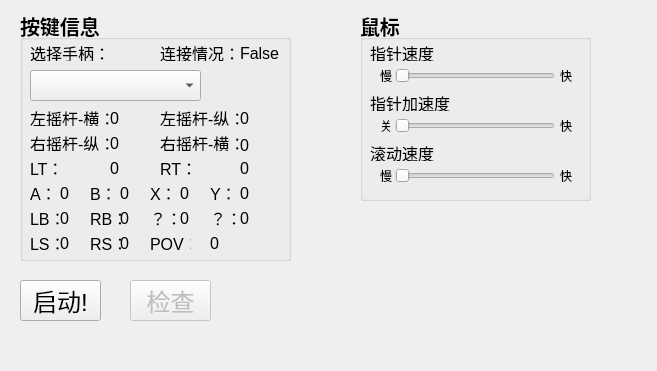
<?xml version="1.0" encoding="UTF-8"?>
<ui version="4.0">
 <class>Widget</class>
 <widget class="QWidget" name="Widget">
  <property name="geometry">
   <rect>
    <x>0</x>
    <y>0</y>
    <width>657</width>
    <height>371</height>
   </rect>
  </property>
  <property name="windowTitle">
   <string>Widget</string>
  </property>
  <widget class="QGroupBox" name="groupBox_mouse">
   <property name="geometry">
    <rect>
     <x>360</x>
     <y>10</y>
     <width>231</width>
     <height>191</height>
    </rect>
   </property>
   <property name="font">
    <font>
     <pointsize>15</pointsize>
     <bold>true</bold>
    </font>
   </property>
   <property name="title">
    <string>鼠标</string>
   </property>
   <widget class="QSlider" name="horizontalSlider_speed">
    <property name="geometry">
     <rect>
      <x>35</x>
      <y>58</y>
      <width>160</width>
      <height>16</height>
     </rect>
    </property>
    <property name="orientation">
     <enum>Qt::Horizontal</enum>
    </property>
   </widget>
   <widget class="QSlider" name="horizontalSlider_acceleration">
    <property name="geometry">
     <rect>
      <x>35</x>
      <y>108</y>
      <width>160</width>
      <height>16</height>
     </rect>
    </property>
    <property name="orientation">
     <enum>Qt::Horizontal</enum>
    </property>
   </widget>
   <widget class="QSlider" name="horizontalSlider_scroll">
    <property name="geometry">
     <rect>
      <x>35</x>
      <y>158</y>
      <width>160</width>
      <height>16</height>
     </rect>
    </property>
    <property name="orientation">
     <enum>Qt::Horizontal</enum>
    </property>
   </widget>
   <widget class="QLabel" name="label_title_1">
    <property name="geometry">
     <rect>
      <x>10</x>
      <y>35</y>
      <width>80</width>
      <height>16</height>
     </rect>
    </property>
    <property name="font">
     <font>
      <pointsize>12</pointsize>
      <bold>false</bold>
     </font>
    </property>
    <property name="text">
     <string>指针速度</string>
    </property>
   </widget>
   <widget class="QLabel" name="label_title_2">
    <property name="geometry">
     <rect>
      <x>10</x>
      <y>85</y>
      <width>80</width>
      <height>16</height>
     </rect>
    </property>
    <property name="font">
     <font>
      <pointsize>12</pointsize>
      <bold>false</bold>
     </font>
    </property>
    <property name="text">
     <string>指针加速度</string>
    </property>
   </widget>
   <widget class="QLabel" name="label_title_3">
    <property name="geometry">
     <rect>
      <x>10</x>
      <y>135</y>
      <width>80</width>
      <height>16</height>
     </rect>
    </property>
    <property name="font">
     <font>
      <pointsize>12</pointsize>
      <bold>false</bold>
     </font>
    </property>
    <property name="text">
     <string>滚动速度</string>
    </property>
   </widget>
   <widget class="QLabel" name="label_item_1">
    <property name="geometry">
     <rect>
      <x>20</x>
      <y>58</y>
      <width>15</width>
      <height>15</height>
     </rect>
    </property>
    <property name="font">
     <font>
      <pointsize>9</pointsize>
      <bold>false</bold>
     </font>
    </property>
    <property name="text">
     <string>慢</string>
    </property>
   </widget>
   <widget class="QLabel" name="label_item_2">
    <property name="geometry">
     <rect>
      <x>200</x>
      <y>58</y>
      <width>15</width>
      <height>15</height>
     </rect>
    </property>
    <property name="font">
     <font>
      <pointsize>9</pointsize>
      <bold>false</bold>
     </font>
    </property>
    <property name="text">
     <string>快</string>
    </property>
   </widget>
   <widget class="QLabel" name="label_item_3">
    <property name="geometry">
     <rect>
      <x>20</x>
      <y>108</y>
      <width>15</width>
      <height>15</height>
     </rect>
    </property>
    <property name="font">
     <font>
      <pointsize>9</pointsize>
      <bold>false</bold>
     </font>
    </property>
    <property name="text">
     <string>关</string>
    </property>
   </widget>
   <widget class="QLabel" name="label_item_4">
    <property name="geometry">
     <rect>
      <x>200</x>
      <y>108</y>
      <width>15</width>
      <height>15</height>
     </rect>
    </property>
    <property name="font">
     <font>
      <pointsize>9</pointsize>
      <bold>false</bold>
     </font>
    </property>
    <property name="text">
     <string>快</string>
    </property>
   </widget>
   <widget class="QLabel" name="label_item_5">
    <property name="geometry">
     <rect>
      <x>20</x>
      <y>158</y>
      <width>15</width>
      <height>15</height>
     </rect>
    </property>
    <property name="font">
     <font>
      <pointsize>9</pointsize>
      <bold>false</bold>
     </font>
    </property>
    <property name="text">
     <string>慢</string>
    </property>
   </widget>
   <widget class="QLabel" name="label_item_6">
    <property name="geometry">
     <rect>
      <x>200</x>
      <y>158</y>
      <width>15</width>
      <height>15</height>
     </rect>
    </property>
    <property name="font">
     <font>
      <pointsize>9</pointsize>
      <bold>false</bold>
     </font>
    </property>
    <property name="text">
     <string>快</string>
    </property>
   </widget>
  </widget>
  <widget class="QPushButton" name="pushButtonStart">
   <property name="geometry">
    <rect>
     <x>20</x>
     <y>280</y>
     <width>81</width>
     <height>41</height>
    </rect>
   </property>
   <property name="font">
    <font>
     <pointsize>18</pointsize>
    </font>
   </property>
   <property name="text">
    <string>启动!</string>
   </property>
  </widget>
  <widget class="QGroupBox" name="groupBox_joystick">
   <property name="geometry">
    <rect>
     <x>20</x>
     <y>10</y>
     <width>271</width>
     <height>251</height>
    </rect>
   </property>
   <property name="font">
    <font>
     <pointsize>15</pointsize>
     <bold>true</bold>
    </font>
   </property>
   <property name="title">
    <string>按键信息</string>
   </property>
   <widget class="QLabel" name="label">
    <property name="geometry">
     <rect>
      <x>140</x>
      <y>35</y>
      <width>80</width>
      <height>16</height>
     </rect>
    </property>
    <property name="font">
     <font>
      <pointsize>12</pointsize>
      <bold>false</bold>
     </font>
    </property>
    <property name="text">
     <string>连接情况：</string>
    </property>
   </widget>
   <widget class="QLabel" name="label_exist">
    <property name="geometry">
     <rect>
      <x>220</x>
      <y>37</y>
      <width>40</width>
      <height>12</height>
     </rect>
    </property>
    <property name="font">
     <font>
      <pointsize>12</pointsize>
      <bold>false</bold>
     </font>
    </property>
    <property name="text">
     <string>False</string>
    </property>
   </widget>
   <widget class="QLabel" name="label_axis2">
    <property name="geometry">
     <rect>
      <x>220</x>
      <y>127</y>
      <width>40</width>
      <height>16</height>
     </rect>
    </property>
    <property name="font">
     <font>
      <pointsize>12</pointsize>
      <bold>false</bold>
     </font>
    </property>
    <property name="text">
     <string>0</string>
    </property>
   </widget>
   <widget class="QLabel" name="label_axis3">
    <property name="geometry">
     <rect>
      <x>90</x>
      <y>127</y>
      <width>40</width>
      <height>12</height>
     </rect>
    </property>
    <property name="font">
     <font>
      <pointsize>12</pointsize>
      <bold>false</bold>
     </font>
    </property>
    <property name="text">
     <string>0</string>
    </property>
   </widget>
   <widget class="QLabel" name="label_axis4">
    <property name="geometry">
     <rect>
      <x>90</x>
      <y>152</y>
      <width>40</width>
      <height>12</height>
     </rect>
    </property>
    <property name="font">
     <font>
      <pointsize>12</pointsize>
      <bold>false</bold>
     </font>
    </property>
    <property name="text">
     <string>0</string>
    </property>
   </widget>
   <widget class="QLabel" name="label_axis5">
    <property name="geometry">
     <rect>
      <x>220</x>
      <y>152</y>
      <width>40</width>
      <height>12</height>
     </rect>
    </property>
    <property name="font">
     <font>
      <pointsize>12</pointsize>
      <bold>false</bold>
     </font>
    </property>
    <property name="text">
     <string>0</string>
    </property>
   </widget>
   <widget class="QLabel" name="label_4">
    <property name="geometry">
     <rect>
      <x>140</x>
      <y>125</y>
      <width>80</width>
      <height>16</height>
     </rect>
    </property>
    <property name="font">
     <font>
      <pointsize>12</pointsize>
      <bold>false</bold>
     </font>
    </property>
    <property name="text">
     <string>右摇杆-横：</string>
    </property>
   </widget>
   <widget class="QLabel" name="label_5">
    <property name="geometry">
     <rect>
      <x>10</x>
      <y>125</y>
      <width>80</width>
      <height>16</height>
     </rect>
    </property>
    <property name="font">
     <font>
      <pointsize>12</pointsize>
      <bold>false</bold>
     </font>
    </property>
    <property name="text">
     <string>右摇杆-纵：</string>
    </property>
   </widget>
   <widget class="QLabel" name="label_6">
    <property name="geometry">
     <rect>
      <x>10</x>
      <y>150</y>
      <width>80</width>
      <height>16</height>
     </rect>
    </property>
    <property name="font">
     <font>
      <pointsize>12</pointsize>
      <bold>false</bold>
     </font>
    </property>
    <property name="text">
     <string>LT：</string>
    </property>
   </widget>
   <widget class="QLabel" name="label_7">
    <property name="geometry">
     <rect>
      <x>140</x>
      <y>150</y>
      <width>80</width>
      <height>16</height>
     </rect>
    </property>
    <property name="font">
     <font>
      <pointsize>12</pointsize>
      <bold>false</bold>
     </font>
    </property>
    <property name="text">
     <string>RT：</string>
    </property>
   </widget>
   <widget class="QComboBox" name="comboBox">
    <property name="geometry">
     <rect>
      <x>10</x>
      <y>60</y>
      <width>171</width>
      <height>31</height>
     </rect>
    </property>
    <property name="font">
     <font>
      <pointsize>10</pointsize>
      <bold>false</bold>
     </font>
    </property>
   </widget>
   <widget class="QLabel" name="label_8">
    <property name="geometry">
     <rect>
      <x>10</x>
      <y>35</y>
      <width>80</width>
      <height>16</height>
     </rect>
    </property>
    <property name="font">
     <font>
      <pointsize>12</pointsize>
      <bold>false</bold>
     </font>
    </property>
    <property name="text">
     <string>选择手柄：</string>
    </property>
   </widget>
   <widget class="QLabel" name="label_2">
    <property name="geometry">
     <rect>
      <x>10</x>
      <y>100</y>
      <width>80</width>
      <height>16</height>
     </rect>
    </property>
    <property name="font">
     <font>
      <pointsize>12</pointsize>
      <bold>false</bold>
     </font>
    </property>
    <property name="text">
     <string>左摇杆-横：</string>
    </property>
   </widget>
   <widget class="QLabel" name="label_axis1">
    <property name="geometry">
     <rect>
      <x>220</x>
      <y>102</y>
      <width>40</width>
      <height>12</height>
     </rect>
    </property>
    <property name="font">
     <font>
      <pointsize>12</pointsize>
      <bold>false</bold>
     </font>
    </property>
    <property name="text">
     <string>0</string>
    </property>
   </widget>
   <widget class="QLabel" name="label_3">
    <property name="geometry">
     <rect>
      <x>140</x>
      <y>100</y>
      <width>80</width>
      <height>16</height>
     </rect>
    </property>
    <property name="font">
     <font>
      <pointsize>12</pointsize>
      <bold>false</bold>
     </font>
    </property>
    <property name="text">
     <string>左摇杆-纵：</string>
    </property>
   </widget>
   <widget class="QLabel" name="label_axis0">
    <property name="geometry">
     <rect>
      <x>90</x>
      <y>102</y>
      <width>40</width>
      <height>12</height>
     </rect>
    </property>
    <property name="font">
     <font>
      <pointsize>12</pointsize>
      <bold>false</bold>
     </font>
    </property>
    <property name="text">
     <string>0</string>
    </property>
   </widget>
   <widget class="QLabel" name="label_9">
    <property name="geometry">
     <rect>
      <x>10</x>
      <y>175</y>
      <width>31</width>
      <height>16</height>
     </rect>
    </property>
    <property name="font">
     <font>
      <pointsize>12</pointsize>
      <bold>false</bold>
     </font>
    </property>
    <property name="text">
     <string>A：</string>
    </property>
   </widget>
   <widget class="QLabel" name="label_but0">
    <property name="geometry">
     <rect>
      <x>40</x>
      <y>175</y>
      <width>31</width>
      <height>16</height>
     </rect>
    </property>
    <property name="font">
     <font>
      <pointsize>12</pointsize>
      <bold>false</bold>
     </font>
    </property>
    <property name="text">
     <string>0</string>
    </property>
   </widget>
   <widget class="QLabel" name="label_10">
    <property name="geometry">
     <rect>
      <x>70</x>
      <y>175</y>
      <width>31</width>
      <height>16</height>
     </rect>
    </property>
    <property name="font">
     <font>
      <pointsize>12</pointsize>
      <bold>false</bold>
     </font>
    </property>
    <property name="text">
     <string>B：</string>
    </property>
   </widget>
   <widget class="QLabel" name="label_but1">
    <property name="geometry">
     <rect>
      <x>100</x>
      <y>175</y>
      <width>31</width>
      <height>16</height>
     </rect>
    </property>
    <property name="font">
     <font>
      <pointsize>12</pointsize>
      <bold>false</bold>
     </font>
    </property>
    <property name="text">
     <string>0</string>
    </property>
   </widget>
   <widget class="QLabel" name="label_11">
    <property name="geometry">
     <rect>
      <x>130</x>
      <y>175</y>
      <width>31</width>
      <height>16</height>
     </rect>
    </property>
    <property name="font">
     <font>
      <pointsize>12</pointsize>
      <bold>false</bold>
     </font>
    </property>
    <property name="text">
     <string>X：</string>
    </property>
   </widget>
   <widget class="QLabel" name="label_but2">
    <property name="geometry">
     <rect>
      <x>160</x>
      <y>175</y>
      <width>31</width>
      <height>16</height>
     </rect>
    </property>
    <property name="font">
     <font>
      <pointsize>12</pointsize>
      <bold>false</bold>
     </font>
    </property>
    <property name="text">
     <string>0</string>
    </property>
   </widget>
   <widget class="QLabel" name="label_12">
    <property name="geometry">
     <rect>
      <x>190</x>
      <y>175</y>
      <width>31</width>
      <height>16</height>
     </rect>
    </property>
    <property name="font">
     <font>
      <pointsize>12</pointsize>
      <bold>false</bold>
     </font>
    </property>
    <property name="text">
     <string>Y：</string>
    </property>
   </widget>
   <widget class="QLabel" name="label_but3">
    <property name="geometry">
     <rect>
      <x>220</x>
      <y>175</y>
      <width>31</width>
      <height>16</height>
     </rect>
    </property>
    <property name="font">
     <font>
      <pointsize>12</pointsize>
      <bold>false</bold>
     </font>
    </property>
    <property name="text">
     <string>0</string>
    </property>
   </widget>
   <widget class="QLabel" name="label_13">
    <property name="geometry">
     <rect>
      <x>190</x>
      <y>200</y>
      <width>31</width>
      <height>16</height>
     </rect>
    </property>
    <property name="font">
     <font>
      <pointsize>12</pointsize>
      <bold>false</bold>
     </font>
    </property>
    <property name="text">
     <string>？：</string>
    </property>
   </widget>
   <widget class="QLabel" name="label_14">
    <property name="geometry">
     <rect>
      <x>130</x>
      <y>200</y>
      <width>31</width>
      <height>16</height>
     </rect>
    </property>
    <property name="font">
     <font>
      <pointsize>12</pointsize>
      <bold>false</bold>
     </font>
    </property>
    <property name="text">
     <string>？：</string>
    </property>
   </widget>
   <widget class="QLabel" name="label_15">
    <property name="geometry">
     <rect>
      <x>10</x>
      <y>200</y>
      <width>31</width>
      <height>16</height>
     </rect>
    </property>
    <property name="font">
     <font>
      <pointsize>12</pointsize>
      <bold>false</bold>
     </font>
    </property>
    <property name="text">
     <string>LB：</string>
    </property>
   </widget>
   <widget class="QLabel" name="label_but5">
    <property name="geometry">
     <rect>
      <x>100</x>
      <y>200</y>
      <width>31</width>
      <height>16</height>
     </rect>
    </property>
    <property name="font">
     <font>
      <pointsize>12</pointsize>
      <bold>false</bold>
     </font>
    </property>
    <property name="text">
     <string>0</string>
    </property>
   </widget>
   <widget class="QLabel" name="label_but7">
    <property name="geometry">
     <rect>
      <x>220</x>
      <y>200</y>
      <width>31</width>
      <height>16</height>
     </rect>
    </property>
    <property name="font">
     <font>
      <pointsize>12</pointsize>
      <bold>false</bold>
     </font>
    </property>
    <property name="text">
     <string>0</string>
    </property>
   </widget>
   <widget class="QLabel" name="label_16">
    <property name="geometry">
     <rect>
      <x>70</x>
      <y>200</y>
      <width>31</width>
      <height>16</height>
     </rect>
    </property>
    <property name="font">
     <font>
      <pointsize>12</pointsize>
      <bold>false</bold>
     </font>
    </property>
    <property name="text">
     <string>RB：</string>
    </property>
   </widget>
   <widget class="QLabel" name="label_but4">
    <property name="geometry">
     <rect>
      <x>40</x>
      <y>200</y>
      <width>31</width>
      <height>16</height>
     </rect>
    </property>
    <property name="font">
     <font>
      <pointsize>12</pointsize>
      <bold>false</bold>
     </font>
    </property>
    <property name="text">
     <string>0</string>
    </property>
   </widget>
   <widget class="QLabel" name="label_but6">
    <property name="geometry">
     <rect>
      <x>160</x>
      <y>200</y>
      <width>31</width>
      <height>16</height>
     </rect>
    </property>
    <property name="font">
     <font>
      <pointsize>12</pointsize>
      <bold>false</bold>
     </font>
    </property>
    <property name="text">
     <string>0</string>
    </property>
   </widget>
   <widget class="QLabel" name="label_19">
    <property name="geometry">
     <rect>
      <x>10</x>
      <y>225</y>
      <width>31</width>
      <height>16</height>
     </rect>
    </property>
    <property name="font">
     <font>
      <pointsize>12</pointsize>
      <bold>false</bold>
     </font>
    </property>
    <property name="text">
     <string>LS：</string>
    </property>
   </widget>
   <widget class="QLabel" name="label_but9">
    <property name="geometry">
     <rect>
      <x>100</x>
      <y>225</y>
      <width>31</width>
      <height>16</height>
     </rect>
    </property>
    <property name="font">
     <font>
      <pointsize>12</pointsize>
      <bold>false</bold>
     </font>
    </property>
    <property name="text">
     <string>0</string>
    </property>
   </widget>
   <widget class="QLabel" name="label_20">
    <property name="geometry">
     <rect>
      <x>70</x>
      <y>225</y>
      <width>31</width>
      <height>16</height>
     </rect>
    </property>
    <property name="font">
     <font>
      <pointsize>12</pointsize>
      <bold>false</bold>
     </font>
    </property>
    <property name="text">
     <string>RS：</string>
    </property>
   </widget>
   <widget class="QLabel" name="label_but8">
    <property name="geometry">
     <rect>
      <x>40</x>
      <y>225</y>
      <width>31</width>
      <height>16</height>
     </rect>
    </property>
    <property name="font">
     <font>
      <pointsize>12</pointsize>
      <bold>false</bold>
     </font>
    </property>
    <property name="text">
     <string>0</string>
    </property>
   </widget>
   <widget class="QLabel" name="label_pov0">
    <property name="geometry">
     <rect>
      <x>190</x>
      <y>225</y>
      <width>31</width>
      <height>16</height>
     </rect>
    </property>
    <property name="font">
     <font>
      <pointsize>12</pointsize>
      <bold>false</bold>
     </font>
    </property>
    <property name="text">
     <string>0</string>
    </property>
   </widget>
   <widget class="QLabel" name="label_17">
    <property name="geometry">
     <rect>
      <x>130</x>
      <y>225</y>
      <width>41</width>
      <height>16</height>
     </rect>
    </property>
    <property name="font">
     <font>
      <pointsize>12</pointsize>
      <bold>false</bold>
     </font>
    </property>
    <property name="text">
     <string>POV：</string>
    </property>
   </widget>
   <widget class="QLabel" name="label_povd0">
    <property name="geometry">
     <rect>
      <x>220</x>
      <y>225</y>
      <width>31</width>
      <height>16</height>
     </rect>
    </property>
    <property name="font">
     <font>
      <pointsize>12</pointsize>
      <bold>false</bold>
     </font>
    </property>
    <property name="text">
     <string/>
    </property>
   </widget>
  </widget>
  <widget class="QPushButton" name="pushButtonCheck">
   <property name="enabled">
    <bool>false</bool>
   </property>
   <property name="geometry">
    <rect>
     <x>130</x>
     <y>280</y>
     <width>81</width>
     <height>41</height>
    </rect>
   </property>
   <property name="font">
    <font>
     <pointsize>18</pointsize>
    </font>
   </property>
   <property name="text">
    <string>检查</string>
   </property>
   <property name="checkable">
    <bool>false</bool>
   </property>
  </widget>
 </widget>
 <resources/>
 <connections/>
</ui>
